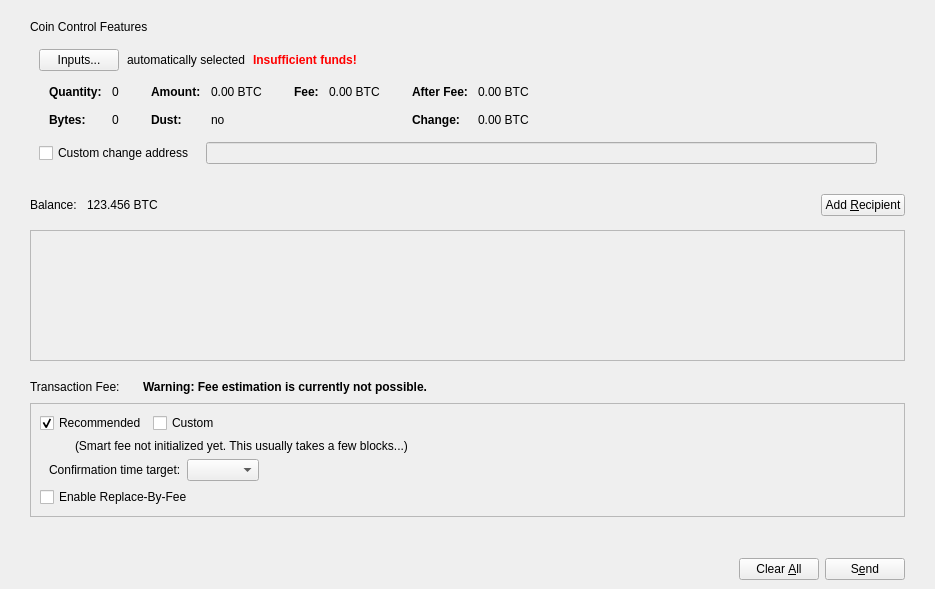
<?xml version="1.0" encoding="UTF-8"?>
<ui version="4.0">
 <class>SendCoinsDialog</class>
 <widget class="QDialog" name="SendCoinsDialog">
  <property name="geometry">
   <rect>
    <x>0</x>
    <y>0</y>
    <width>935</width>
    <height>589</height>
   </rect>
  </property>
  <property name="windowTitle">
   <string>Send Coins</string>
  </property>
  <layout class="QVBoxLayout" name="verticalLayout_6">
   <property name="leftMargin">
    <number>0</number>
   </property>
   <property name="rightMargin">
    <number>0</number>
   </property>
   <property name="bottomMargin">
    <number>0</number>
   </property>
   <item>
    <layout class="QVBoxLayout" name="verticalLayout_11">
     <property name="leftMargin">
      <number>30</number>
     </property>
     <property name="topMargin">
      <number>9</number>
     </property>
     <property name="rightMargin">
      <number>30</number>
     </property>
     <item>
      <widget class="QWidget" name="coinControlWidget" native="true">
       <layout class="QVBoxLayout" name="verticalLayout_9">
        <property name="leftMargin">
         <number>0</number>
        </property>
        <property name="topMargin">
         <number>0</number>
        </property>
        <property name="rightMargin">
         <number>0</number>
        </property>
        <property name="bottomMargin">
         <number>0</number>
        </property>
        <item>
         <widget class="QLabel" name="label_2">
          <property name="text">
           <string>Coin Control Features</string>
          </property>
         </widget>
        </item>
        <item>
         <widget class="QWidget" name="coinControlContentsWidget" native="true">
          <layout class="QVBoxLayout" name="verticalLayout_8">
           <property name="bottomMargin">
            <number>6</number>
           </property>
           <item>
            <layout class="QVBoxLayout" name="verticalLayoutCoinControl" stretch="0,0,0,1">
             <property name="spacing">
              <number>0</number>
             </property>
             <item>
              <layout class="QHBoxLayout" name="horizontalLayoutCoinControl2" stretch="0,0,0,0">
               <property name="spacing">
                <number>8</number>
               </property>
               <property name="bottomMargin">
                <number>10</number>
               </property>
               <item>
                <widget class="QPushButton" name="pushButtonCoinControl">
                 <property name="styleSheet">
                  <string notr="true"/>
                 </property>
                 <property name="text">
                  <string>Inputs...</string>
                 </property>
                 <property name="autoDefault">
                  <bool>false</bool>
                 </property>
                </widget>
               </item>
               <item>
                <widget class="QLabel" name="labelCoinControlAutomaticallySelected">
                 <property name="text">
                  <string>automatically selected</string>
                 </property>
                 <property name="margin">
                  <number>5</number>
                 </property>
                </widget>
               </item>
               <item>
                <widget class="QLabel" name="labelCoinControlInsuffFunds">
                 <property name="font">
                  <font>
                   <weight>75</weight>
                   <bold>true</bold>
                  </font>
                 </property>
                 <property name="styleSheet">
                  <string notr="true">color:red;font-weight:bold;</string>
                 </property>
                 <property name="text">
                  <string>Insufficient funds!</string>
                 </property>
                 <property name="margin">
                  <number>5</number>
                 </property>
                </widget>
               </item>
               <item>
                <spacer name="horizontalSpacerCoinControl">
                 <property name="orientation">
                  <enum>Qt::Horizontal</enum>
                 </property>
                 <property name="sizeHint" stdset="0">
                  <size>
                   <width>40</width>
                   <height>1</height>
                  </size>
                 </property>
                </spacer>
               </item>
              </layout>
             </item>
             <item>
              <widget class="QWidget" name="widgetCoinControl" native="true">
               <property name="sizePolicy">
                <sizepolicy hsizetype="Preferred" vsizetype="Preferred">
                 <horstretch>0</horstretch>
                 <verstretch>0</verstretch>
                </sizepolicy>
               </property>
               <property name="minimumSize">
                <size>
                 <width>0</width>
                 <height>0</height>
                </size>
               </property>
               <property name="styleSheet">
                <string notr="true"/>
               </property>
               <layout class="QHBoxLayout" name="horizontalLayoutCoinControl5">
                <property name="leftMargin">
                 <number>0</number>
                </property>
                <property name="topMargin">
                 <number>0</number>
                </property>
                <property name="rightMargin">
                 <number>0</number>
                </property>
                <property name="bottomMargin">
                 <number>0</number>
                </property>
                <item>
                 <layout class="QHBoxLayout" name="horizontalLayoutCoinControl3" stretch="0,0,0,1">
                  <property name="spacing">
                   <number>20</number>
                  </property>
                  <property name="topMargin">
                   <number>0</number>
                  </property>
                  <property name="bottomMargin">
                   <number>10</number>
                  </property>
                  <item>
                   <layout class="QFormLayout" name="formLayoutCoinControl1">
                    <property name="horizontalSpacing">
                     <number>10</number>
                    </property>
                    <property name="verticalSpacing">
                     <number>14</number>
                    </property>
                    <property name="leftMargin">
                     <number>10</number>
                    </property>
                    <property name="topMargin">
                     <number>4</number>
                    </property>
                    <property name="rightMargin">
                     <number>6</number>
                    </property>
                    <item row="0" column="0">
                     <widget class="QLabel" name="labelCoinControlQuantityText">
                      <property name="font">
                       <font>
                        <weight>75</weight>
                        <bold>true</bold>
                       </font>
                      </property>
                      <property name="text">
                       <string>Quantity:</string>
                      </property>
                      <property name="margin">
                       <number>0</number>
                      </property>
                     </widget>
                    </item>
                    <item row="0" column="1">
                     <widget class="QLabel" name="labelCoinControlQuantity">
                      <property name="cursor">
                       <cursorShape>IBeamCursor</cursorShape>
                      </property>
                      <property name="contextMenuPolicy">
                       <enum>Qt::ActionsContextMenu</enum>
                      </property>
                      <property name="text">
                       <string notr="true">0</string>
                      </property>
                      <property name="margin">
                       <number>0</number>
                      </property>
                      <property name="textInteractionFlags">
                       <set>Qt::LinksAccessibleByMouse|Qt::TextSelectableByMouse</set>
                      </property>
                     </widget>
                    </item>
                    <item row="1" column="0">
                     <widget class="QLabel" name="labelCoinControlBytesText">
                      <property name="font">
                       <font>
                        <weight>75</weight>
                        <bold>true</bold>
                       </font>
                      </property>
                      <property name="text">
                       <string>Bytes:</string>
                      </property>
                     </widget>
                    </item>
                    <item row="1" column="1">
                     <widget class="QLabel" name="labelCoinControlBytes">
                      <property name="cursor">
                       <cursorShape>IBeamCursor</cursorShape>
                      </property>
                      <property name="contextMenuPolicy">
                       <enum>Qt::ActionsContextMenu</enum>
                      </property>
                      <property name="text">
                       <string notr="true">0</string>
                      </property>
                      <property name="textInteractionFlags">
                       <set>Qt::LinksAccessibleByMouse|Qt::TextSelectableByMouse</set>
                      </property>
                     </widget>
                    </item>
                   </layout>
                  </item>
                  <item>
                   <layout class="QFormLayout" name="formLayoutCoinControl2">
                    <property name="horizontalSpacing">
                     <number>10</number>
                    </property>
                    <property name="verticalSpacing">
                     <number>14</number>
                    </property>
                    <property name="leftMargin">
                     <number>6</number>
                    </property>
                    <property name="topMargin">
                     <number>4</number>
                    </property>
                    <property name="rightMargin">
                     <number>6</number>
                    </property>
                    <item row="0" column="0">
                     <widget class="QLabel" name="labelCoinControlAmountText">
                      <property name="font">
                       <font>
                        <weight>75</weight>
                        <bold>true</bold>
                       </font>
                      </property>
                      <property name="text">
                       <string>Amount:</string>
                      </property>
                      <property name="margin">
                       <number>0</number>
                      </property>
                     </widget>
                    </item>
                    <item row="0" column="1">
                     <widget class="QLabel" name="labelCoinControlAmount">
                      <property name="cursor">
                       <cursorShape>IBeamCursor</cursorShape>
                      </property>
                      <property name="contextMenuPolicy">
                       <enum>Qt::ActionsContextMenu</enum>
                      </property>
                      <property name="text">
                       <string notr="true">0.00 BTC</string>
                      </property>
                      <property name="textInteractionFlags">
                       <set>Qt::LinksAccessibleByMouse|Qt::TextSelectableByMouse</set>
                      </property>
                     </widget>
                    </item>
                    <item row="1" column="0">
                     <widget class="QLabel" name="labelCoinControlLowOutputText">
                      <property name="font">
                       <font>
                        <weight>75</weight>
                        <bold>true</bold>
                       </font>
                      </property>
                      <property name="text">
                       <string>Dust:</string>
                      </property>
                     </widget>
                    </item>
                    <item row="1" column="1">
                     <widget class="QLabel" name="labelCoinControlLowOutput">
                      <property name="cursor">
                       <cursorShape>IBeamCursor</cursorShape>
                      </property>
                      <property name="contextMenuPolicy">
                       <enum>Qt::ActionsContextMenu</enum>
                      </property>
                      <property name="text">
                       <string notr="true">no</string>
                      </property>
                      <property name="textInteractionFlags">
                       <set>Qt::LinksAccessibleByMouse|Qt::TextSelectableByMouse</set>
                      </property>
                     </widget>
                    </item>
                   </layout>
                  </item>
                  <item>
                   <layout class="QFormLayout" name="formLayoutCoinControl3">
                    <property name="horizontalSpacing">
                     <number>10</number>
                    </property>
                    <property name="verticalSpacing">
                     <number>14</number>
                    </property>
                    <property name="leftMargin">
                     <number>6</number>
                    </property>
                    <property name="topMargin">
                     <number>4</number>
                    </property>
                    <property name="rightMargin">
                     <number>6</number>
                    </property>
                    <item row="0" column="0">
                     <widget class="QLabel" name="labelCoinControlFeeText">
                      <property name="font">
                       <font>
                        <weight>75</weight>
                        <bold>true</bold>
                       </font>
                      </property>
                      <property name="text">
                       <string>Fee:</string>
                      </property>
                      <property name="margin">
                       <number>0</number>
                      </property>
                     </widget>
                    </item>
                    <item row="0" column="1">
                     <widget class="QLabel" name="labelCoinControlFee">
                      <property name="cursor">
                       <cursorShape>IBeamCursor</cursorShape>
                      </property>
                      <property name="contextMenuPolicy">
                       <enum>Qt::ActionsContextMenu</enum>
                      </property>
                      <property name="text">
                       <string notr="true">0.00 BTC</string>
                      </property>
                      <property name="textInteractionFlags">
                       <set>Qt::LinksAccessibleByMouse|Qt::TextSelectableByMouse</set>
                      </property>
                     </widget>
                    </item>
                   </layout>
                  </item>
                  <item>
                   <layout class="QFormLayout" name="formLayoutCoinControl4">
                    <property name="horizontalSpacing">
                     <number>10</number>
                    </property>
                    <property name="verticalSpacing">
                     <number>14</number>
                    </property>
                    <property name="leftMargin">
                     <number>6</number>
                    </property>
                    <property name="topMargin">
                     <number>4</number>
                    </property>
                    <property name="rightMargin">
                     <number>6</number>
                    </property>
                    <item row="0" column="0">
                     <widget class="QLabel" name="labelCoinControlAfterFeeText">
                      <property name="font">
                       <font>
                        <weight>75</weight>
                        <bold>true</bold>
                       </font>
                      </property>
                      <property name="text">
                       <string>After Fee:</string>
                      </property>
                      <property name="margin">
                       <number>0</number>
                      </property>
                     </widget>
                    </item>
                    <item row="0" column="1">
                     <widget class="QLabel" name="labelCoinControlAfterFee">
                      <property name="cursor">
                       <cursorShape>IBeamCursor</cursorShape>
                      </property>
                      <property name="contextMenuPolicy">
                       <enum>Qt::ActionsContextMenu</enum>
                      </property>
                      <property name="text">
                       <string notr="true">0.00 BTC</string>
                      </property>
                      <property name="textInteractionFlags">
                       <set>Qt::LinksAccessibleByMouse|Qt::TextSelectableByMouse</set>
                      </property>
                     </widget>
                    </item>
                    <item row="1" column="0">
                     <widget class="QLabel" name="labelCoinControlChangeText">
                      <property name="font">
                       <font>
                        <weight>75</weight>
                        <bold>true</bold>
                       </font>
                      </property>
                      <property name="text">
                       <string>Change:</string>
                      </property>
                     </widget>
                    </item>
                    <item row="1" column="1">
                     <widget class="QLabel" name="labelCoinControlChange">
                      <property name="cursor">
                       <cursorShape>IBeamCursor</cursorShape>
                      </property>
                      <property name="contextMenuPolicy">
                       <enum>Qt::ActionsContextMenu</enum>
                      </property>
                      <property name="text">
                       <string notr="true">0.00 BTC</string>
                      </property>
                      <property name="textInteractionFlags">
                       <set>Qt::LinksAccessibleByMouse|Qt::TextSelectableByMouse</set>
                      </property>
                     </widget>
                    </item>
                   </layout>
                  </item>
                 </layout>
                </item>
               </layout>
              </widget>
             </item>
             <item>
              <layout class="QHBoxLayout" name="horizontalLayoutCoinControl4" stretch="0,0,0">
               <property name="spacing">
                <number>12</number>
               </property>
               <property name="sizeConstraint">
                <enum>QLayout::SetDefaultConstraint</enum>
               </property>
               <property name="topMargin">
                <number>5</number>
               </property>
               <property name="rightMargin">
                <number>0</number>
               </property>
               <item>
                <widget class="QCheckBox" name="checkBoxCoinControlChange">
                 <property name="toolTip">
                  <string>If this is activated, but the change address is empty or invalid, change will be sent to a newly generated address.</string>
                 </property>
                 <property name="text">
                  <string>Custom change address</string>
                 </property>
                </widget>
               </item>
               <item>
                <widget class="QValidatedLineEdit" name="lineEditCoinControlChange">
                 <property name="enabled">
                  <bool>false</bool>
                 </property>
                 <property name="sizePolicy">
                  <sizepolicy hsizetype="Expanding" vsizetype="Fixed">
                   <horstretch>0</horstretch>
                   <verstretch>0</verstretch>
                  </sizepolicy>
                 </property>
                </widget>
               </item>
               <item>
                <widget class="QLabel" name="labelCoinControlChangeLabel">
                 <property name="sizePolicy">
                  <sizepolicy hsizetype="Preferred" vsizetype="Expanding">
                   <horstretch>0</horstretch>
                   <verstretch>0</verstretch>
                  </sizepolicy>
                 </property>
                 <property name="minimumSize">
                  <size>
                   <width>0</width>
                   <height>0</height>
                  </size>
                 </property>
                 <property name="text">
                  <string/>
                 </property>
                 <property name="margin">
                  <number>3</number>
                 </property>
                </widget>
               </item>
              </layout>
             </item>
             <item>
              <spacer name="verticalSpacerCoinControl">
               <property name="orientation">
                <enum>Qt::Vertical</enum>
               </property>
               <property name="sizeHint" stdset="0">
                <size>
                 <width>800</width>
                 <height>1</height>
                </size>
               </property>
              </spacer>
             </item>
            </layout>
           </item>
          </layout>
         </widget>
        </item>
       </layout>
      </widget>
     </item>
    </layout>
   </item>
   <item>
    <widget class="QWidget" name="widgetRecipients" native="true">
     <property name="sizePolicy">
      <sizepolicy hsizetype="Preferred" vsizetype="Preferred">
       <horstretch>0</horstretch>
       <verstretch>1</verstretch>
      </sizepolicy>
     </property>
     <layout class="QVBoxLayout" name="verticalLayout_7">
      <property name="spacing">
       <number>0</number>
      </property>
      <property name="leftMargin">
       <number>30</number>
      </property>
      <property name="topMargin">
       <number>0</number>
      </property>
      <property name="rightMargin">
       <number>30</number>
      </property>
      <property name="bottomMargin">
       <number>0</number>
      </property>
      <item>
       <layout class="QHBoxLayout" name="horizontalLayout_4">
        <property name="topMargin">
         <number>3</number>
        </property>
        <property name="rightMargin">
         <number>0</number>
        </property>
        <property name="bottomMargin">
         <number>0</number>
        </property>
        <item>
         <widget class="QLabel" name="label">
          <property name="sizePolicy">
           <sizepolicy hsizetype="Preferred" vsizetype="Preferred">
            <horstretch>0</horstretch>
            <verstretch>0</verstretch>
           </sizepolicy>
          </property>
          <property name="minimumSize">
           <size>
            <width>20</width>
            <height>50</height>
           </size>
          </property>
          <property name="text">
           <string>Balance:</string>
          </property>
         </widget>
        </item>
        <item>
         <spacer name="horizontalSpacer_8">
          <property name="orientation">
           <enum>Qt::Horizontal</enum>
          </property>
          <property name="sizeType">
           <enum>QSizePolicy::Fixed</enum>
          </property>
          <property name="sizeHint" stdset="0">
           <size>
            <width>10</width>
            <height>20</height>
           </size>
          </property>
         </spacer>
        </item>
        <item>
         <widget class="QLabel" name="labelBalance">
          <property name="sizePolicy">
           <sizepolicy hsizetype="Preferred" vsizetype="Preferred">
            <horstretch>0</horstretch>
            <verstretch>0</verstretch>
           </sizepolicy>
          </property>
          <property name="minimumSize">
           <size>
            <width>20</width>
            <height>50</height>
           </size>
          </property>
          <property name="cursor">
           <cursorShape>IBeamCursor</cursorShape>
          </property>
          <property name="text">
           <string notr="true">123.456 BTC</string>
          </property>
          <property name="textInteractionFlags">
           <set>Qt::LinksAccessibleByMouse|Qt::TextSelectableByMouse</set>
          </property>
         </widget>
        </item>
        <item>
         <spacer name="horizontalSpacer_7">
          <property name="orientation">
           <enum>Qt::Horizontal</enum>
          </property>
          <property name="sizeHint" stdset="0">
           <size>
            <width>40</width>
            <height>20</height>
           </size>
          </property>
         </spacer>
        </item>
        <item>
         <widget class="RunebasePushButton" name="addButton">
          <property name="toolTip">
           <string>Send to multiple recipients at once</string>
          </property>
          <property name="text">
           <string>Add &amp;Recipient</string>
          </property>
          <property name="icon">
           <iconset>
            <normaloff>:/icons/add_recipient</normaloff>:/icons/add_recipient</iconset>
          </property>
          <property name="autoDefault">
           <bool>false</bool>
          </property>
         </widget>
        </item>
       </layout>
      </item>
      <item>
       <widget class="QScrollArea" name="scrollArea">
        <property name="widgetResizable">
         <bool>true</bool>
        </property>
        <widget class="QWidget" name="scrollAreaWidgetContents">
         <property name="geometry">
          <rect>
           <x>0</x>
           <y>0</y>
           <width>873</width>
           <height>68</height>
          </rect>
         </property>
         <layout class="QVBoxLayout" name="verticalLayout_2" stretch="0,1">
          <property name="leftMargin">
           <number>0</number>
          </property>
          <property name="topMargin">
           <number>0</number>
          </property>
          <property name="rightMargin">
           <number>0</number>
          </property>
          <property name="bottomMargin">
           <number>0</number>
          </property>
          <item>
           <layout class="QVBoxLayout" name="entries">
            <property name="spacing">
             <number>6</number>
            </property>
           </layout>
          </item>
          <item>
           <spacer name="verticalSpacer">
            <property name="orientation">
             <enum>Qt::Vertical</enum>
            </property>
            <property name="sizeHint" stdset="0">
             <size>
              <width>20</width>
              <height>0</height>
             </size>
            </property>
           </spacer>
          </item>
         </layout>
        </widget>
       </widget>
      </item>
     </layout>
    </widget>
   </item>
   <item>
    <spacer name="verticalSpacer_2">
     <property name="orientation">
      <enum>Qt::Vertical</enum>
     </property>
     <property name="sizeType">
      <enum>QSizePolicy::Fixed</enum>
     </property>
     <property name="sizeHint" stdset="0">
      <size>
       <width>20</width>
       <height>10</height>
      </size>
     </property>
    </spacer>
   </item>
   <item>
    <layout class="QVBoxLayout" name="verticalLayout_10">
     <property name="leftMargin">
      <number>30</number>
     </property>
     <property name="rightMargin">
      <number>30</number>
     </property>
     <property name="bottomMargin">
      <number>20</number>
     </property>
     <item>
      <layout class="QHBoxLayout" name="horizontalLayoutFee1">
       <property name="bottomMargin">
        <number>0</number>
       </property>
       <item>
        <layout class="QVBoxLayout" name="verticalLayoutFee7">
         <property name="spacing">
          <number>0</number>
         </property>
         <item>
          <layout class="QHBoxLayout" name="horizontalLayoutSmartFee">
           <property name="spacing">
            <number>10</number>
           </property>
           <item>
            <widget class="QLabel" name="labelFeeHeadline">
             <property name="sizePolicy">
              <sizepolicy hsizetype="Preferred" vsizetype="Maximum">
               <horstretch>0</horstretch>
               <verstretch>0</verstretch>
              </sizepolicy>
             </property>
             <property name="font">
              <font>
               <weight>50</weight>
               <bold>false</bold>
              </font>
             </property>
             <property name="text">
              <string>Transaction Fee:</string>
             </property>
            </widget>
           </item>
           <item>
            <widget class="QLabel" name="labelFeeMinimized">
             <property name="text">
              <string/>
             </property>
            </widget>
           </item>
          </layout>
         </item>
        </layout>
       </item>
       <item>
        <widget class="QLabel" name="fallbackFeeWarningLabel">
         <property name="font">
          <font>
           <weight>75</weight>
           <bold>true</bold>
          </font>
         </property>
         <property name="toolTip">
          <string>Using the fallbackfee can result in sending a transaction that will take several hours or days (or never) to confirm. Consider choosing your fee manually or wait until you have validated the complete chain.</string>
         </property>
         <property name="text">
          <string>Warning: Fee estimation is currently not possible.</string>
         </property>
         <property name="wordWrap">
          <bool>false</bool>
         </property>
        </widget>
       </item>
       <item>
        <spacer name="horizontalSpacer_4">
         <property name="orientation">
          <enum>Qt::Horizontal</enum>
         </property>
         <property name="sizeType">
          <enum>QSizePolicy::MinimumExpanding</enum>
         </property>
         <property name="sizeHint" stdset="0">
          <size>
           <width>40</width>
           <height>20</height>
          </size>
         </property>
        </spacer>
       </item>
      </layout>
     </item>
     <item>
      <widget class="QFrame" name="frameFee">
       <property name="sizePolicy">
        <sizepolicy hsizetype="Expanding" vsizetype="Expanding">
         <horstretch>0</horstretch>
         <verstretch>0</verstretch>
        </sizepolicy>
       </property>
       <property name="maximumSize">
        <size>
         <width>16777215</width>
         <height>16777215</height>
        </size>
       </property>
       <property name="frameShape">
        <enum>QFrame::StyledPanel</enum>
       </property>
       <property name="frameShadow">
        <enum>QFrame::Sunken</enum>
       </property>
       <layout class="QVBoxLayout" name="verticalLayout_5">
        <item>
         <layout class="QHBoxLayout" name="horizontalLayout_3">
          <item>
           <widget class="QCheckBox" name="radioSmartFee">
            <property name="text">
             <string>Recommended</string>
            </property>
            <property name="checked">
             <bool>true</bool>
            </property>
            <attribute name="buttonGroup">
             <string notr="true">groupFee</string>
            </attribute>
           </widget>
          </item>
          <item>
           <widget class="QCheckBox" name="radioCustomFee">
            <property name="text">
             <string>Custom</string>
            </property>
            <attribute name="buttonGroup">
             <string notr="true">groupFee</string>
            </attribute>
           </widget>
          </item>
          <item>
           <spacer name="horizontalSpacer_3">
            <property name="orientation">
             <enum>Qt::Horizontal</enum>
            </property>
            <property name="sizeHint" stdset="0">
             <size>
              <width>40</width>
              <height>20</height>
             </size>
            </property>
           </spacer>
          </item>
         </layout>
        </item>
        <item>
         <widget class="QFrame" name="frameFeeSelection">
          <layout class="QVBoxLayout" name="verticalLayout_4">
           <property name="leftMargin">
            <number>9</number>
           </property>
           <property name="topMargin">
            <number>0</number>
           </property>
           <property name="rightMargin">
            <number>0</number>
           </property>
           <property name="bottomMargin">
            <number>0</number>
           </property>
           <item>
            <widget class="QStackedWidget" name="stackedFeeTypes">
             <property name="currentIndex">
              <number>0</number>
             </property>
             <widget class="QWidget" name="page">
              <layout class="QVBoxLayout" name="verticalLayout_3">
               <property name="leftMargin">
                <number>0</number>
               </property>
               <property name="topMargin">
                <number>0</number>
               </property>
               <property name="rightMargin">
                <number>0</number>
               </property>
               <property name="bottomMargin">
                <number>0</number>
               </property>
               <item>
                <layout class="QHBoxLayout" name="horizontalLayoutFee12">
                 <item>
                  <widget class="QLabel" name="labelSmartFee">
                   <property name="text">
                    <string/>
                   </property>
                   <property name="margin">
                    <number>2</number>
                   </property>
                  </widget>
                 </item>
                 <item>
                  <widget class="QLabel" name="labelFeeEstimation">
                   <property name="text">
                    <string/>
                   </property>
                  </widget>
                 </item>
                 <item>
                  <widget class="QLabel" name="labelSmartFee2">
                   <property name="text">
                    <string>(Smart fee not initialized yet. This usually takes a few blocks...)</string>
                   </property>
                   <property name="margin">
                    <number>2</number>
                   </property>
                  </widget>
                 </item>
                 <item>
                  <spacer name="horizontalSpacer_5">
                   <property name="orientation">
                    <enum>Qt::Horizontal</enum>
                   </property>
                   <property name="sizeHint" stdset="0">
                    <size>
                     <width>1</width>
                     <height>1</height>
                    </size>
                   </property>
                  </spacer>
                 </item>
                </layout>
               </item>
               <item>
                <layout class="QHBoxLayout" name="horizontalLayoutFee9">
                 <item>
                  <layout class="QVBoxLayout" name="verticalLayoutFee6">
                   <item>
                    <widget class="QLabel" name="labelSmartFee3">
                     <property name="text">
                      <string>Confirmation time target:</string>
                     </property>
                     <property name="margin">
                      <number>2</number>
                     </property>
                    </widget>
                   </item>
                  </layout>
                 </item>
                 <item>
                  <layout class="QVBoxLayout" name="verticalLayoutFee5">
                   <property name="rightMargin">
                    <number>30</number>
                   </property>
                   <item>
                    <layout class="QHBoxLayout" name="horizontalLayoutConfTarget">
                     <property name="bottomMargin">
                      <number>0</number>
                     </property>
                     <item>
                      <widget class="QComboBox" name="confTargetSelector"/>
                     </item>
                     <item>
                      <spacer name="horizontalSpacerConfTarget">
                       <property name="orientation">
                        <enum>Qt::Horizontal</enum>
                       </property>
                       <property name="sizeHint" stdset="0">
                        <size>
                         <width>40</width>
                         <height>20</height>
                        </size>
                       </property>
                      </spacer>
                     </item>
                    </layout>
                   </item>
                  </layout>
                 </item>
                </layout>
               </item>
              </layout>
             </widget>
             <widget class="QWidget" name="page_2">
              <layout class="QVBoxLayout" name="verticalLayout">
               <property name="leftMargin">
                <number>0</number>
               </property>
               <property name="topMargin">
                <number>0</number>
               </property>
               <property name="rightMargin">
                <number>0</number>
               </property>
               <property name="bottomMargin">
                <number>0</number>
               </property>
               <item>
                <layout class="QHBoxLayout" name="horizontalLayoutFee13">
                 <item>
                  <widget class="QLabel" name="labelCustomPerKilobyte">
                   <property name="toolTip">
                    <string>If the custom fee is set to 1000 satoshis and the transaction is only 250 bytes, then &quot;per kilobyte&quot; only pays 250 satoshis in fee, while &quot;total at least&quot; pays 1000 satoshis. For transactions bigger than a kilobyte both pay by kilobyte.</string>
                   </property>
                   <property name="text">
                    <string>per kilobyte</string>
                   </property>
                  </widget>
                 </item>
                 <item>
                  <widget class="BitcoinAmountField" name="customFee"/>
                 </item>
                 <item>
                  <spacer name="horizontalSpacer_6">
                   <property name="orientation">
                    <enum>Qt::Horizontal</enum>
                   </property>
                   <property name="sizeHint" stdset="0">
                    <size>
                     <width>1</width>
                     <height>1</height>
                    </size>
                   </property>
                  </spacer>
                 </item>
                </layout>
               </item>
               <item>
                <layout class="QHBoxLayout" name="horizontalLayoutFee8">
                 <item>
                  <widget class="QLabel" name="labelCustomFeeWarning">
                   <property name="enabled">
                    <bool>true</bool>
                   </property>
                   <property name="toolTip">
                    <string>When there is less transaction volume than space in the blocks, miners as well as relaying nodes may enforce a minimum fee. Paying only this minimum fee is just fine, but be aware that this can result in a never confirming transaction once there is more demand for bitcoin transactions than the network can process.</string>
                   </property>
                   <property name="text">
                    <string>A too low fee might result in a never confirming transaction (read the tooltip)</string>
                   </property>
                  </widget>
                 </item>
                 <item>
                  <spacer name="horizontalSpacer_2">
                   <property name="orientation">
                    <enum>Qt::Horizontal</enum>
                   </property>
                   <property name="sizeHint" stdset="0">
                    <size>
                     <width>1</width>
                     <height>1</height>
                    </size>
                   </property>
                  </spacer>
                 </item>
                </layout>
               </item>
              </layout>
             </widget>
            </widget>
           </item>
          </layout>
         </widget>
        </item>
        <item>
         <widget class="QCheckBox" name="optInRBF">
          <property name="toolTip">
           <string>With Replace-By-Fee (BIP-125) you can increase a transaction's fee after it is sent. Without this, a higher fee may be recommended to compensate for increased transaction delay risk.</string>
          </property>
          <property name="text">
           <string>Enable Replace-By-Fee</string>
          </property>
         </widget>
        </item>
       </layout>
      </widget>
     </item>
    </layout>
   </item>
   <item>
    <widget class="QWidget" name="buttonsContainerWhite" native="true">
     <layout class="QHBoxLayout" name="horizontalLayout_2">
      <property name="leftMargin">
       <number>30</number>
      </property>
      <property name="topMargin">
       <number>15</number>
      </property>
      <property name="rightMargin">
       <number>30</number>
      </property>
      <item>
       <spacer name="horizontalSpacer">
        <property name="orientation">
         <enum>Qt::Horizontal</enum>
        </property>
        <property name="sizeHint" stdset="0">
         <size>
          <width>40</width>
          <height>20</height>
         </size>
        </property>
       </spacer>
      </item>
      <item>
       <widget class="QPushButton" name="clearButton">
        <property name="sizePolicy">
         <sizepolicy hsizetype="Minimum" vsizetype="Fixed">
          <horstretch>0</horstretch>
          <verstretch>0</verstretch>
         </sizepolicy>
        </property>
        <property name="toolTip">
         <string>Clear all fields of the form.</string>
        </property>
        <property name="text">
         <string>Clear &amp;All</string>
        </property>
        <property name="autoDefault">
         <bool>false</bool>
        </property>
       </widget>
      </item>
      <item>
       <widget class="QPushButton" name="sendButton">
        <property name="toolTip">
         <string>Confirm the send action</string>
        </property>
        <property name="text">
         <string>S&amp;end</string>
        </property>
        <property name="autoDefault">
         <bool>false</bool>
        </property>
        <property name="default">
         <bool>false</bool>
        </property>
       </widget>
      </item>
     </layout>
    </widget>
   </item>
  </layout>
 </widget>
 <customwidgets>
  <customwidget>
   <class>QValidatedLineEdit</class>
   <extends>QLineEdit</extends>
   <header>qt/qvalidatedlineedit.h</header>
  </customwidget>
  <customwidget>
   <class>BitcoinAmountField</class>
   <extends>QLineEdit</extends>
   <header>qt/bitcoinamountfield.h</header>
   <container>1</container>
  </customwidget>
  <customwidget>
   <class>RunebasePushButton</class>
   <extends>QPushButton</extends>
   <header>qt/runebasepushbutton.h</header>
  </customwidget>
 </customwidgets>
 <resources>
  <include location="../bitcoin.qrc"/>
 </resources>
 <connections/>
 <buttongroups>
  <buttongroup name="groupFee"/>
 </buttongroups>
</ui>
